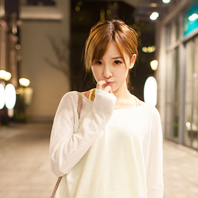
#> input picture nexus-vue/src/assets/images/profile.jpg, 198 x 198 px
$ python wm_check.py ../../../nexus-vue/src/assets/images/profile.jpg out.png
#> lines starting #> are read from the running program, lines starting #| are printed output that depends on the picture
"""Analyze watermark region of a raw SenseNova output, then strip it and re-verify.

Prints, for both raw and stripped:
  - whether the bottom-right watermark rectangle is uniform white (255) or has dark ink
  - min/max/mean of that region
A properly stripped image should show a clean white rectangle.
"""
from __future__ import annotations
import sys
from pathlib import Path
import cv2
import numpy as np

WM_FLOOR_X = 0.790
WM_FLOOR_Y = 0.898
SAFETY_PAD = 8


def region(img):
    h, w = img.shape[:2]
    x0 = max(0, int(w * WM_FLOOR_X) - SAFETY_PAD)
    y0 = max(0, int(h * WM_FLOOR_Y) - SAFETY_PAD)
    return img[y0:h, x0:w], x0, y0, h, w


def report(tag, img):
    r, x0, y0, h, w = region(img)
    g = cv2.cvtColor(r, cv2.COLOR_BGR2GRAY) if r.ndim == 3 else r
    dark = int((g < 200).sum())
    print(f"{tag}: {w}x{h} region=({x0},{y0})-({w},{h}) size={r.shape[1]}x{r.shape[0]} "
          f"min={g.min()} max={g.max()} mean={g.mean():.2f} dark_px={dark} "
          f"({100.0*dark/g.size:.2f}%)")
    return dark


def strip(img):
    h, w = img.shape[:2]
    x0 = max(0, int(w * WM_FLOOR_X) - SAFETY_PAD)
    y0 = max(0, int(h * WM_FLOOR_Y) - SAFETY_PAD)
    mask = np.zeros((h, w), dtype=np.uint8)
    mask[y0:h, x0:w] = 255
    return cv2.inpaint(img, mask, 5, cv2.INPAINT_TELEA)


if __name__ == "__main__":
    src = Path(sys.argv[1])
    dst = Path(sys.argv[2])
    raw = cv2.imread(str(src), cv2.IMREAD_COLOR)
#> raw is the input picture: shape (198, 198, 3); mean B, G, R 126.4, 149.8, 169.8
    if raw is None:
        raise SystemExit(f"unreadable {src}")
    d1 = report("RAW     ", raw)
#> in report, `r, x0, y0, h, w = region(img)`:
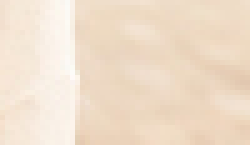
#> r: shape (29, 50, 3) (shown 5 times larger); mean B, G, R 203, 222.4, 240.2
#> in report, `r, x0, y0, h, w = region(img)`: x0 = 148; y0 = 169; h = 198
#> in report, `g = cv2.cvtColor(r, cv2.COLOR_BGR2GRAY) if r.ndim == 3 else r`:
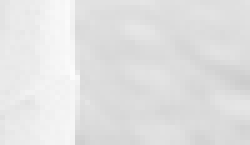
#> g: shape (29, 50) (shown 5 times larger); min 204, max 252, mean 225.5
#> in report, `dark = int((g < 200).sum())`: dark = 0
#| RAW     : 198x198 region=(148,169)-(198,198) size=50x29 min=204 max=252 mean=225.46 dark_px=0 (0.00%)
#> d1 = 0
    out = strip(raw)
    dst.parent.mkdir(parents=True, exist_ok=True)
    cv2.imwrite(str(dst), out, [int(cv2.IMWRITE_PNG_COMPRESSION), 3])
    d2 = report("STRIPPED", out)
#> call 2 of report, with tag = 'STRIPPED'
#> in report (call 2), `r, x0, y0, h, w = region(img)`:
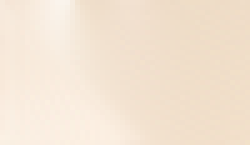
#> r: shape (29, 50, 3) (shown 5 times larger); mean B, G, R 210.9, 228.3, 243.7
#> in report (call 2), `g = cv2.cvtColor(r, cv2.COLOR_BGR2GRAY) if r.ndim == 3 else r`:
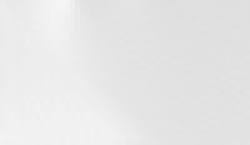
#> g: shape (29, 50) (shown 5 times larger); min 222, max 245, mean 230.9
#| STRIPPED: 198x198 region=(148,169)-(198,198) size=50x29 min=222 max=245 mean=230.93 dark_px=0 (0.00%)
#> d2 = 0
    print(f"\nverdict: watermark ink {d1}px -> {d2}px  "
          f"({'CLEAN' if d2 == 0 else 'RESIDUE REMAINS'})")
#| verdict: watermark ink 0px -> 0px  (CLEAN)
